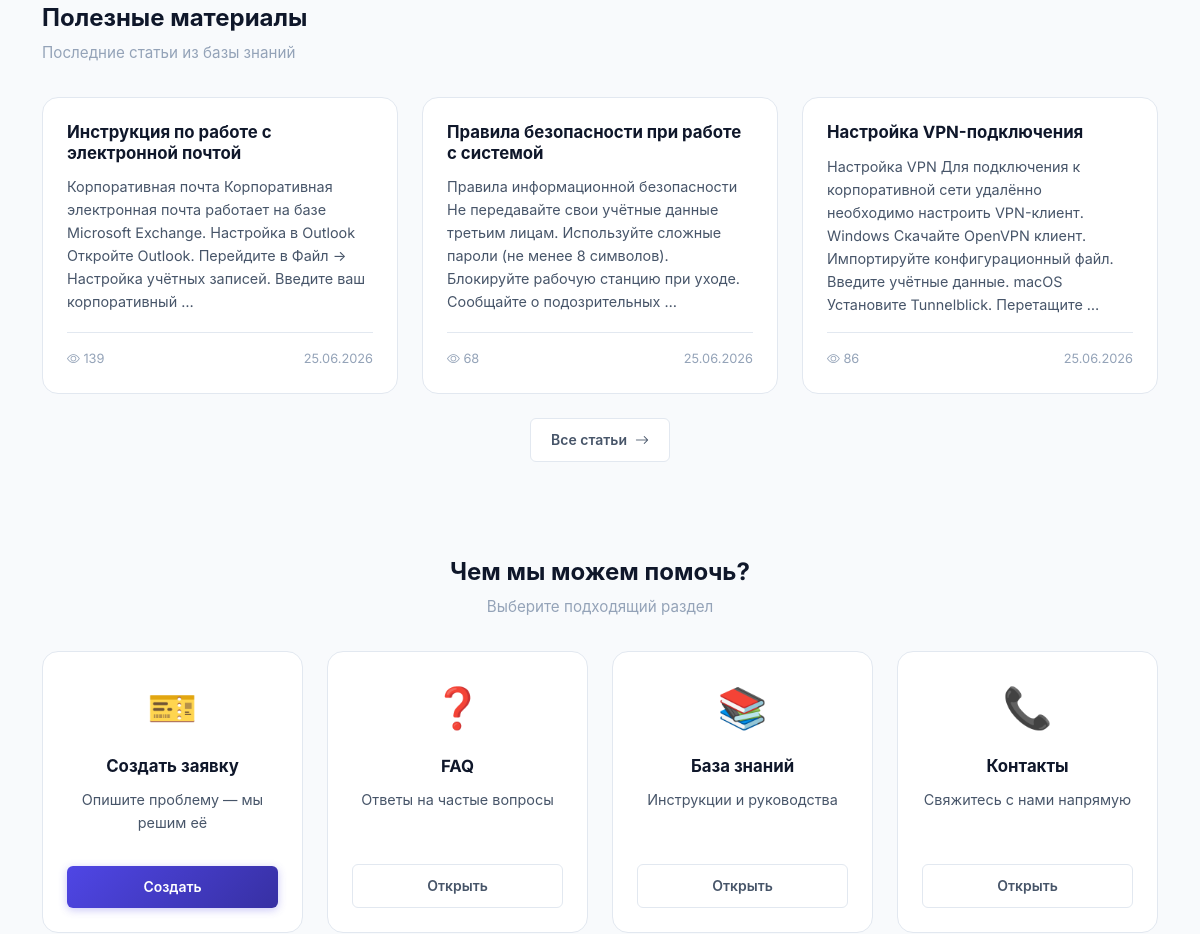
Before: / (middle part) with the older database file.
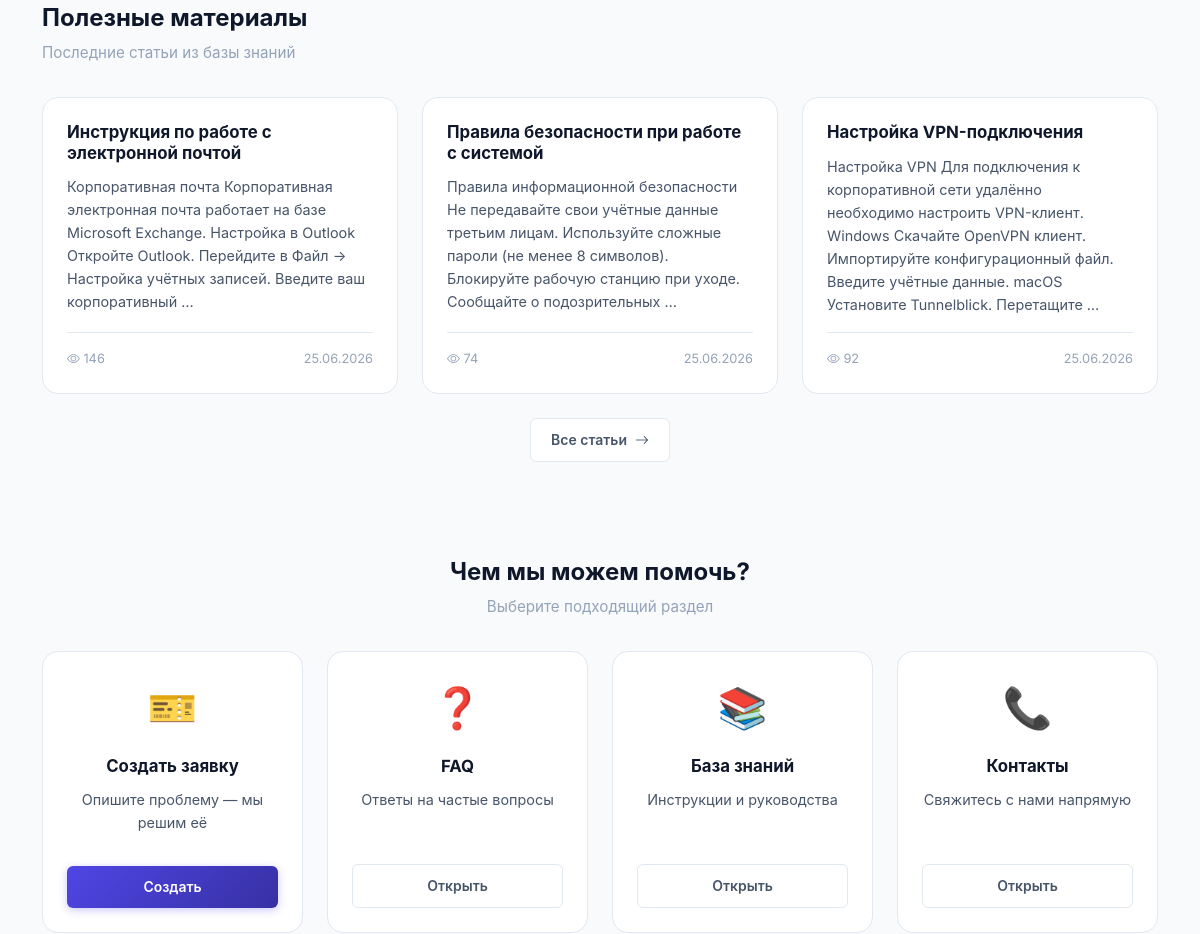
After: the same page with the newer database file.
### helpdesk/models.py (models this page shows, shortened)
class KnowledgeBaseArticle(models.Model):
    title = models.CharField(
        max_length=300,
        verbose_name='Заголовок',
    )
    slug = models.SlugField(
        max_length=300,
        unique=True,
        verbose_name='URL-псевдоним',
    )
    content = models.TextField(
        verbose_name='Содержание',
        help_text='Полный текст статьи. Поддерживается форматирование Markdown.',
    )
    category = models.ForeignKey(
        TicketCategory,
        on_delete=models.SET_NULL,
        null=True,
        blank=True,
        related_name='kb_articles',
        verbose_name='Основная категория',
    )
    tags = models.ManyToManyField(
        TicketCategory,
        blank=True,
        related_name='tagged_kb_articles',
        verbose_name='Теги (категории)',
        help_text='Дополнительные категории для перекрёстной навигации.',
    )
    author = models.ForeignKey(
        User,
        on_delete=models.SET_NULL,
        null=True,
        blank=True,
        related_name='kb_articles',
        verbose_name='Автор',
    )
    is_published = models.BooleanField(
        default=True,
        verbose_name='Опубликована',
    )
    views_count = models.PositiveIntegerField(
        default=0,
        verbose_name='Количество просмотров',
    )
    created_at = models.DateTimeField(
        auto_now_add=True,
        verbose_name='Дата создания',
    )
    updated_at = models.DateTimeField(
        auto_now=True,
        verbose_name='Дата обновления',
    )
    class Meta:
        verbose_name = 'Статья базы знаний'
        verbose_name_plural = 'Статьи базы знаний'
        ordering = ['-created_at']

### helpdesk/views.py (the view)
# urls.py: path('', views.home_view, name='home'),
def home_view(request):
    stats = {
        'tickets_total': Ticket.objects.count(),
        'tickets_resolved': Ticket.objects.filter(status__is_closed=True).count(),
        'faq_count': FAQArticle.objects.filter(is_published=True).count(),
        'kb_count': KnowledgeBaseArticle.objects.filter(is_published=True).count(),
    }
    recent_articles = KnowledgeBaseArticle.objects.filter(
        is_published=True
    ).order_by('-created_at')[:3]
    context = {
        'stats': stats,
        'recent_articles': recent_articles,
        'breadcrumbs': [('Главная', None)],
    }
    return render(request, 'public/home.html', context)

### helpdesk/templatetags/helpdesk_tags.py (called while the page is built)
@register.simple_tag
def active_link(request, url_name, *args):
    from django.urls import reverse
    try:
        url = reverse(url_name, args=args)
        if request.path == url:
            return 'active'
    except Exception:
        pass
    return ''

@register.filter(name='markdown_format')
def markdown_format(text):
    if not text:
        return ""
    html = markdown.markdown(text, extensions=['extra', 'nl2br'])
    return mark_safe(html)

### templates/public/home.html (shortened to what this page needs)
{% extends 'base.html' %}
{% load static helpdesk_tags %}
{% block content %}
{% if recent_articles %}
<section class="section">
    <div class="container">
        <h2 class="section-title">Полезные материалы</h2>
        <p class="section-subtitle">Последние статьи из базы знаний</p>
        <div class="row g-4">
            {% for article in recent_articles %}
            <div class="col-md-4">
                <div class="article-card">
                    <h3 class="article-title">
                        <a href="{% url 'kb_article_detail' article.slug %}">{{ article.title }}</a>
                    </h3>
                    <p class="article-excerpt">
                        {{ article.content|markdown_format|striptags|truncatewords:25 }}
                    </p>
                    <div class="article-meta">
                        <span><i class="bi bi-eye"></i> {{ article.views_count }}</span>
                        <span>{{ article.created_at|date:"d.m.Y" }}</span>
                    </div>
                </div>
            </div>
            {% endfor %}
        </div>
        <div class="text-center mt-3">
            <a href="{% url 'knowledge_base' %}" class="btn-helpdesk btn-secondary-helpdesk">
                Все статьи <i class="bi bi-arrow-right"></i>
            </a>
        </div>
    </div>
</section>
{% endif %}
<section class="section" style="background: var(--gray-50);">
    <div class="container">
        <h2 class="section-title text-center">Чем мы можем помочь?</h2>
        <p class="section-subtitle text-center">Выберите подходящий раздел</p>
        <div class="row g-4 justify-content-center">
            <div class="col-md-3">
                <div class="article-card text-center">
                    <div style="font-size: 2.5rem; margin-bottom: 1rem;">🎫</div>
                    <h3 class="article-title">Создать заявку</h3>
                    <p class="article-excerpt">Опишите проблему — мы решим её</p>
                    <a href="{% url 'ticket_create' %}" class="btn-helpdesk btn-primary-helpdesk w-100 justify-content-center mt-2">Создать</a>
                </div>
            </div>
            <div class="col-md-3">
                <div class="article-card text-center">
                    <div style="font-size: 2.5rem; margin-bottom: 1rem;">❓</div>
                    <h3 class="article-title">FAQ</h3>
                    <p class="article-excerpt">Ответы на частые вопросы</p>
                    <a href="{% url 'faq' %}" class="btn-helpdesk btn-secondary-helpdesk w-100 justify-content-center mt-2">Открыть</a>
                </div>
            </div>
            <div class="col-md-3">
                <div class="article-card text-center">
                    <div style="font-size: 2.5rem; margin-bottom: 1rem;">📚</div>
                    <h3 class="article-title">База знаний</h3>
                    <p class="article-excerpt">Инструкции и руководства</p>
                    <a href="{% url 'knowledge_base' %}" class="btn-helpdesk btn-secondary-helpdesk w-100 justify-content-center mt-2">Открыть</a>
                </div>
            </div>
            <div class="col-md-3">
                <div class="article-card text-center">
                    <div style="font-size: 2.5rem; margin-bottom: 1rem;">📞</div>
                    <h3 class="article-title">Контакты</h3>
                    <p class="article-excerpt">Свяжитесь с нами напрямую</p>
                    <a href="{% url 'contacts' %}" class="btn-helpdesk btn-secondary-helpdesk w-100 justify-content-center mt-2">Открыть</a>
                </div>
            </div>
        </div>
    </div>
</section>
{% endblock %}

Changed rows visible on the page:
changed KnowledgeBaseArticle "Инструкция по работе с электронной почтой": views_count "139" → "146"
changed KnowledgeBaseArticle "Правила безопасности при работе с системой": views_count "68" → "74"
changed KnowledgeBaseArticle "Настройка VPN-подключения": views_count "86" → "92"
